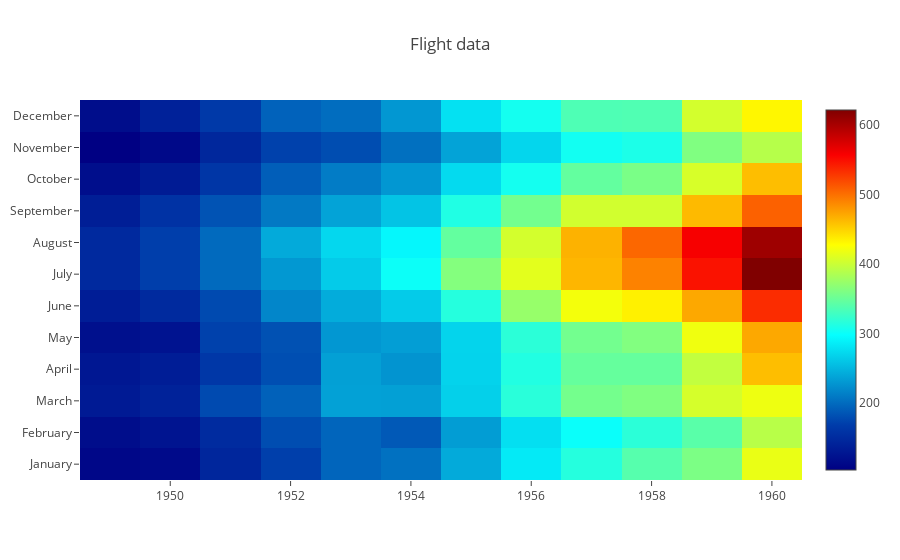

The cell this chart's notebook holds for it:
### Code cell
# Create a fig from data and layout, and plot the fig
fig = go.Figure(data=data, layout=layout)
iplot(fig)

### Figure 1 — Plotly figure (JSON) as saved in the notebook; plotly's stock layout.template omitted (floating-point values rounded to 4 significant figures; data arrays with more than 128 entries replaced by an {"elided": "..."} marker saying what was removed)
{"data": [{"colorscale": "Jet", "type": "heatmap", "x": {"elided": "144 int values"}, "y": {"elided": "144 str values"}, "z": {"elided": "144 int values"}}], "layout": {"title": "Flight data"}}
